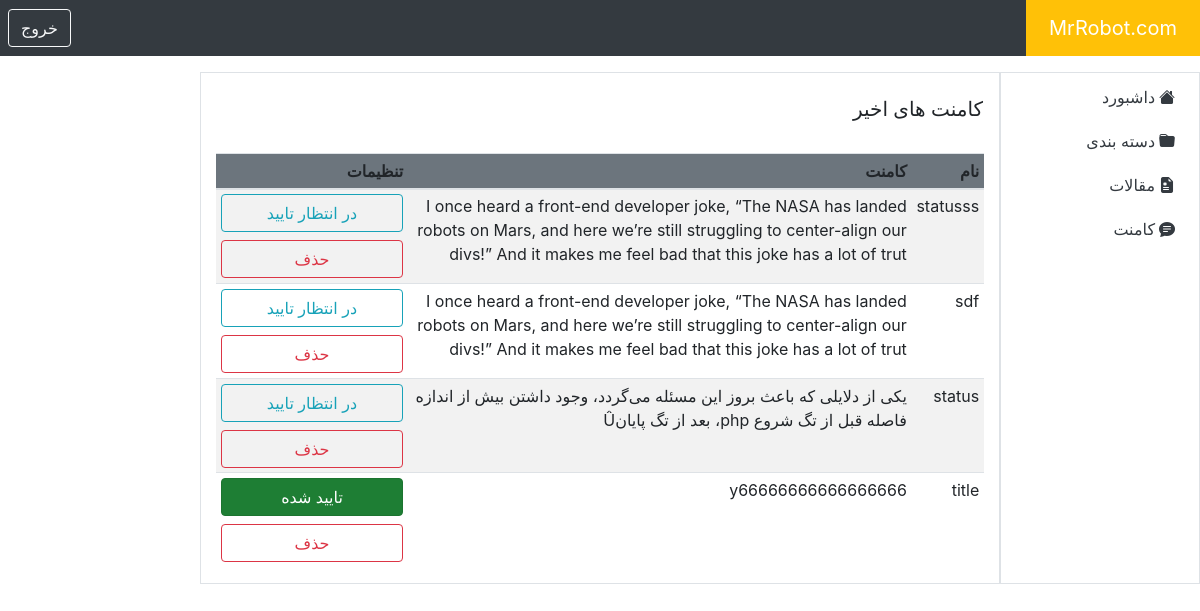
/admin/comment.php (signed in), run on the app's committed database.
### tables this page shows
CREATE TABLE `comments` (
  `id` int(11) NOT NULL,
  `name` varchar(100) NOT NULL,
  `comment` text NOT NULL,
  `post_id` int(11) NOT NULL,
  `status` tinyint(1) NOT NULL DEFAULT 0,
  `email` varchar(100) NOT NULL
);

### admin/comment.php (the view, shortened to what this page needs)
<?php
    include("./include/Aheader.php");
    $query_comment= "SELECT * FROM comments  ORDER BY id DESC";
    $comments = $db->query($query_comment);
            ?>
<section>
    <div class="container-fluid">
        <div class="row ">
<?php include("./include/Asidebar.php") ?>
            <div role="main" class="col-9 col-sm-8  border text-right mt-3 pt-3">
            <div class="row justify-content-between px-0">
            <h5 class="mt-2 mr-3">کامنت های اخیر</h5>
            </div>
               <div class="table-responsive mt-4">
                            <table class="table table-striped table-sm  ">
                                <thead>
                                    <tr id="comment-head" class="bg-secondary">
                                        <th >نام</th>
                                        <th >کامنت</th>
                                        <th class="w-25" >تنظیمات</th>
                                    </tr>
                                </thead>
                                <tbody>
                                <?php
                                    if($comments->rowCount() > 0){
                                        foreach($comments as $comment){
                                            ?>
                                            <tr >
                                                <td > <?php echo substr($comment['name'],0,8)  ?></td>
                                                <td > <?php echo substr($comment['comment'],0,200) ?></td>
                                                        <td >
                                                        <?php
                                                            if($comment['status']){
                                                                ?>
                                                                <a href="" class="btn-block btn btn-success active">تایید شده</a>
                                                                <?php
                                                            } else {
                                                                ?>
                                                                <a href="comment.php?action=approve&id=<?php echo $comment['id'] ?>" class="btn-block btn btn-outline-info">در انتظار تایید</a>
                                                             <?php
                                                            }
                                                         ?>
                                                                <a href="comment.php?action=delete&id=<?php echo $comment['id'] ?>" class="btn-block btn btn-outline-danger">حذف</a>
                                                        </td>
                                            </tr>
                                            <?php
                                        }
                                    }
                                ?>
                                </tbody>
                            </table>
                    </div>
            </div>
        </div>
    </div>
</section>

### admin/css/Astyles.css (style rules this page uses)
* { direction: rtl !important; }
body { margin: 0; padding: 0; box-sizing: border-box; }
.container-fluid { position:relative !important; }

### data on the page
comments: name "statusss", comment "I once heard a front-end developer joke, “The NASA has landed robots on Mars, and here we’re still struggling to center-align our divs!” And it makes me feel bad that this joke has a lot of trut"
comments: name "sdf", comment "I once heard a front-end developer joke, “The NASA has landed robots on Mars, and here we’re still struggling to center-align our divs!” And it makes me feel bad that this joke has a lot of trut"
comments: name "status", comment "یکی از دلایلی که باعث بروز این مسئله می‌گردد، وجود داشتن بیش از اندازه فاصله قبل از تگ شروع php، بعد از تگ پایانÛ"
comments: name "title", comment "y66666666666666666", status "تایید شده"
